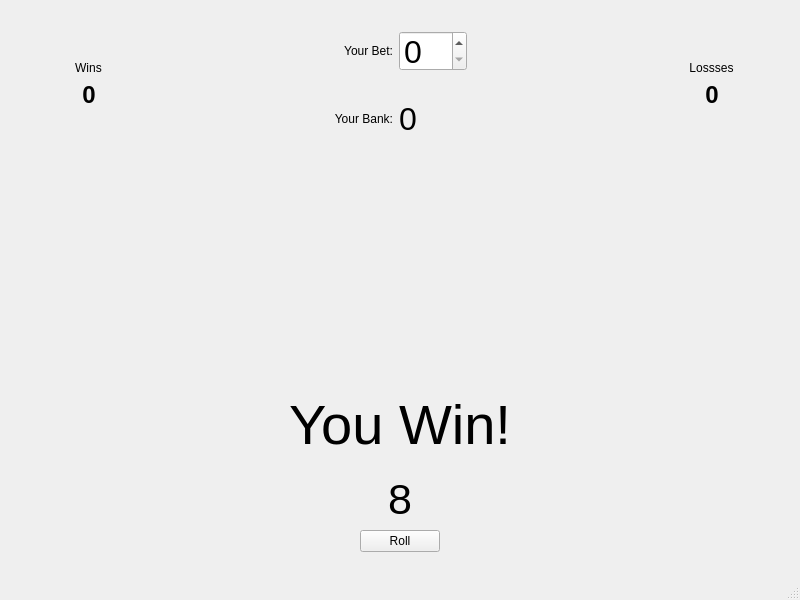
<?xml version="1.0" encoding="UTF-8"?>
<ui version="4.0">
 <class>MainWindow</class>
 <widget class="QMainWindow" name="MainWindow">
  <property name="geometry">
   <rect>
    <x>0</x>
    <y>0</y>
    <width>800</width>
    <height>600</height>
   </rect>
  </property>
  <property name="windowTitle">
   <string>MainWindow</string>
  </property>
  <widget class="QWidget" name="centralwidget">
   <layout class="QGridLayout" name="gridLayout_2">
    <item row="0" column="0">
     <layout class="QVBoxLayout" name="verticalLayout_6">
      <item>
       <layout class="QHBoxLayout" name="horizontalLayout_5">
        <item>
         <layout class="QVBoxLayout" name="verticalLayout_3">
          <item>
           <spacer name="verticalSpacer_6">
            <property name="orientation">
             <enum>Qt::Vertical</enum>
            </property>
            <property name="sizeHint" stdset="0">
             <size>
              <width>20</width>
              <height>10</height>
             </size>
            </property>
           </spacer>
          </item>
          <item>
           <layout class="QVBoxLayout" name="verticalLayout">
            <item>
             <widget class="QLabel" name="yourWinsLabel">
              <property name="minimumSize">
               <size>
                <width>80</width>
                <height>0</height>
               </size>
              </property>
              <property name="text">
               <string>Wins</string>
              </property>
              <property name="alignment">
               <set>Qt::AlignCenter</set>
              </property>
             </widget>
            </item>
            <item>
             <layout class="QHBoxLayout" name="horizontalLayout_3">
              <item>
               <spacer name="horizontalSpacer_6">
                <property name="orientation">
                 <enum>Qt::Horizontal</enum>
                </property>
                <property name="sizeHint" stdset="0">
                 <size>
                  <width>40</width>
                  <height>20</height>
                 </size>
                </property>
               </spacer>
              </item>
              <item>
               <widget class="QLabel" name="winsLabel">
                <property name="font">
                 <font>
                  <pointsize>18</pointsize>
                  <weight>75</weight>
                  <bold>true</bold>
                 </font>
                </property>
                <property name="text">
                 <string>0</string>
                </property>
                <property name="alignment">
                 <set>Qt::AlignCenter</set>
                </property>
               </widget>
              </item>
              <item>
               <spacer name="horizontalSpacer_7">
                <property name="orientation">
                 <enum>Qt::Horizontal</enum>
                </property>
                <property name="sizeHint" stdset="0">
                 <size>
                  <width>40</width>
                  <height>20</height>
                 </size>
                </property>
               </spacer>
              </item>
             </layout>
            </item>
           </layout>
          </item>
          <item>
           <spacer name="verticalSpacer_7">
            <property name="orientation">
             <enum>Qt::Vertical</enum>
            </property>
            <property name="sizeHint" stdset="0">
             <size>
              <width>20</width>
              <height>20</height>
             </size>
            </property>
           </spacer>
          </item>
         </layout>
        </item>
        <item>
         <spacer name="horizontalSpacer_10">
          <property name="orientation">
           <enum>Qt::Horizontal</enum>
          </property>
          <property name="sizeHint" stdset="0">
           <size>
            <width>40</width>
            <height>20</height>
           </size>
          </property>
         </spacer>
        </item>
        <item>
         <layout class="QGridLayout" name="gridLayout">
          <item row="0" column="0">
           <widget class="QLabel" name="label">
            <property name="text">
             <string>Your Bet:</string>
            </property>
            <property name="alignment">
             <set>Qt::AlignRight|Qt::AlignTrailing|Qt::AlignVCenter</set>
            </property>
           </widget>
          </item>
          <item row="0" column="1">
           <widget class="QSpinBox" name="bidSpinBox">
            <property name="minimumSize">
             <size>
              <width>0</width>
              <height>40</height>
             </size>
            </property>
            <property name="maximumSize">
             <size>
              <width>16777215</width>
              <height>40</height>
             </size>
            </property>
            <property name="font">
             <font>
              <pointsize>24</pointsize>
             </font>
            </property>
           </widget>
          </item>
          <item row="1" column="0">
           <widget class="QLabel" name="label_2">
            <property name="text">
             <string>Your Bank:</string>
            </property>
            <property name="alignment">
             <set>Qt::AlignRight|Qt::AlignTrailing|Qt::AlignVCenter</set>
            </property>
           </widget>
          </item>
          <item row="1" column="1">
           <widget class="QLabel" name="bankValue">
            <property name="minimumSize">
             <size>
              <width>0</width>
              <height>40</height>
             </size>
            </property>
            <property name="maximumSize">
             <size>
              <width>16777215</width>
              <height>40</height>
             </size>
            </property>
            <property name="font">
             <font>
              <pointsize>24</pointsize>
             </font>
            </property>
            <property name="text">
             <string>0</string>
            </property>
            <property name="alignment">
             <set>Qt::AlignLeading|Qt::AlignLeft|Qt::AlignVCenter</set>
            </property>
            <property name="margin">
             <number>5</number>
            </property>
           </widget>
          </item>
         </layout>
        </item>
        <item>
         <spacer name="horizontalSpacer_11">
          <property name="orientation">
           <enum>Qt::Horizontal</enum>
          </property>
          <property name="sizeHint" stdset="0">
           <size>
            <width>40</width>
            <height>20</height>
           </size>
          </property>
         </spacer>
        </item>
        <item>
         <layout class="QVBoxLayout" name="verticalLayout_4">
          <item>
           <spacer name="verticalSpacer_9">
            <property name="orientation">
             <enum>Qt::Vertical</enum>
            </property>
            <property name="sizeHint" stdset="0">
             <size>
              <width>20</width>
              <height>10</height>
             </size>
            </property>
           </spacer>
          </item>
          <item>
           <layout class="QVBoxLayout" name="verticalLayout_5">
            <item>
             <widget class="QLabel" name="yourWinsLabel_2">
              <property name="minimumSize">
               <size>
                <width>80</width>
                <height>0</height>
               </size>
              </property>
              <property name="text">
               <string>Lossses</string>
              </property>
              <property name="alignment">
               <set>Qt::AlignCenter</set>
              </property>
             </widget>
            </item>
            <item>
             <layout class="QHBoxLayout" name="horizontalLayout_4">
              <item>
               <spacer name="horizontalSpacer_8">
                <property name="orientation">
                 <enum>Qt::Horizontal</enum>
                </property>
                <property name="sizeHint" stdset="0">
                 <size>
                  <width>40</width>
                  <height>20</height>
                 </size>
                </property>
               </spacer>
              </item>
              <item>
               <widget class="QLabel" name="lossesLabel">
                <property name="font">
                 <font>
                  <pointsize>18</pointsize>
                  <weight>75</weight>
                  <bold>true</bold>
                 </font>
                </property>
                <property name="text">
                 <string>0</string>
                </property>
                <property name="alignment">
                 <set>Qt::AlignCenter</set>
                </property>
               </widget>
              </item>
              <item>
               <spacer name="horizontalSpacer_9">
                <property name="orientation">
                 <enum>Qt::Horizontal</enum>
                </property>
                <property name="sizeHint" stdset="0">
                 <size>
                  <width>40</width>
                  <height>20</height>
                 </size>
                </property>
               </spacer>
              </item>
             </layout>
            </item>
           </layout>
          </item>
          <item>
           <spacer name="verticalSpacer_10">
            <property name="orientation">
             <enum>Qt::Vertical</enum>
            </property>
            <property name="sizeHint" stdset="0">
             <size>
              <width>20</width>
              <height>20</height>
             </size>
            </property>
           </spacer>
          </item>
         </layout>
        </item>
       </layout>
      </item>
      <item>
       <layout class="QHBoxLayout" name="horizontalLayout">
        <item>
         <spacer name="horizontalSpacer">
          <property name="orientation">
           <enum>Qt::Horizontal</enum>
          </property>
          <property name="sizeType">
           <enum>QSizePolicy::MinimumExpanding</enum>
          </property>
          <property name="sizeHint" stdset="0">
           <size>
            <width>40</width>
            <height>20</height>
           </size>
          </property>
         </spacer>
        </item>
        <item>
         <widget class="QLabel" name="die1View">
          <property name="sizePolicy">
           <sizepolicy hsizetype="Fixed" vsizetype="Fixed">
            <horstretch>0</horstretch>
            <verstretch>0</verstretch>
           </sizepolicy>
          </property>
          <property name="minimumSize">
           <size>
            <width>180</width>
            <height>180</height>
           </size>
          </property>
          <property name="font">
           <font>
            <pointsize>72</pointsize>
            <weight>75</weight>
            <bold>true</bold>
           </font>
          </property>
          <property name="text">
           <string/>
          </property>
          <property name="pixmap">
           <pixmap resource="crapsResources.qrc">:/1</pixmap>
          </property>
          <property name="alignment">
           <set>Qt::AlignCenter</set>
          </property>
         </widget>
        </item>
        <item>
         <spacer name="horizontalSpacer_2">
          <property name="orientation">
           <enum>Qt::Horizontal</enum>
          </property>
          <property name="sizeType">
           <enum>QSizePolicy::MinimumExpanding</enum>
          </property>
          <property name="sizeHint" stdset="0">
           <size>
            <width>40</width>
            <height>20</height>
           </size>
          </property>
         </spacer>
        </item>
        <item>
         <widget class="QLabel" name="die2View">
          <property name="sizePolicy">
           <sizepolicy hsizetype="Fixed" vsizetype="Fixed">
            <horstretch>0</horstretch>
            <verstretch>0</verstretch>
           </sizepolicy>
          </property>
          <property name="minimumSize">
           <size>
            <width>180</width>
            <height>180</height>
           </size>
          </property>
          <property name="font">
           <font>
            <pointsize>72</pointsize>
            <weight>75</weight>
            <bold>true</bold>
           </font>
          </property>
          <property name="text">
           <string/>
          </property>
          <property name="pixmap">
           <pixmap resource="crapsResources.qrc">:/1</pixmap>
          </property>
          <property name="alignment">
           <set>Qt::AlignCenter</set>
          </property>
         </widget>
        </item>
        <item>
         <spacer name="horizontalSpacer_3">
          <property name="orientation">
           <enum>Qt::Horizontal</enum>
          </property>
          <property name="sizeType">
           <enum>QSizePolicy::MinimumExpanding</enum>
          </property>
          <property name="sizeHint" stdset="0">
           <size>
            <width>40</width>
            <height>20</height>
           </size>
          </property>
         </spacer>
        </item>
       </layout>
      </item>
      <item>
       <layout class="QVBoxLayout" name="verticalLayout_2">
        <item>
         <spacer name="verticalSpacer_2">
          <property name="orientation">
           <enum>Qt::Vertical</enum>
          </property>
          <property name="sizeHint" stdset="0">
           <size>
            <width>20</width>
            <height>40</height>
           </size>
          </property>
         </spacer>
        </item>
        <item>
         <widget class="QLabel" name="resultsLabel">
          <property name="font">
           <font>
            <pointsize>42</pointsize>
           </font>
          </property>
          <property name="text">
           <string>You Win!</string>
          </property>
          <property name="alignment">
           <set>Qt::AlignCenter</set>
          </property>
         </widget>
        </item>
        <item>
         <spacer name="verticalSpacer_4">
          <property name="orientation">
           <enum>Qt::Vertical</enum>
          </property>
          <property name="sizeHint" stdset="0">
           <size>
            <width>20</width>
            <height>13</height>
           </size>
          </property>
         </spacer>
        </item>
        <item>
         <widget class="QLabel" name="rollingForLabel">
          <property name="font">
           <font>
            <pointsize>32</pointsize>
           </font>
          </property>
          <property name="text">
           <string>8</string>
          </property>
          <property name="alignment">
           <set>Qt::AlignCenter</set>
          </property>
         </widget>
        </item>
        <item>
         <layout class="QHBoxLayout" name="horizontalLayout_2">
          <item>
           <spacer name="horizontalSpacer_5">
            <property name="orientation">
             <enum>Qt::Horizontal</enum>
            </property>
            <property name="sizeHint" stdset="0">
             <size>
              <width>40</width>
              <height>20</height>
             </size>
            </property>
           </spacer>
          </item>
          <item>
           <widget class="QPushButton" name="rollButton">
            <property name="text">
             <string>Roll</string>
            </property>
           </widget>
          </item>
          <item>
           <spacer name="horizontalSpacer_4">
            <property name="orientation">
             <enum>Qt::Horizontal</enum>
            </property>
            <property name="sizeHint" stdset="0">
             <size>
              <width>40</width>
              <height>20</height>
             </size>
            </property>
           </spacer>
          </item>
         </layout>
        </item>
        <item>
         <spacer name="verticalSpacer_3">
          <property name="orientation">
           <enum>Qt::Vertical</enum>
          </property>
          <property name="sizeHint" stdset="0">
           <size>
            <width>20</width>
            <height>17</height>
           </size>
          </property>
         </spacer>
        </item>
       </layout>
      </item>
     </layout>
    </item>
   </layout>
  </widget>
  <widget class="QMenuBar" name="menubar">
   <property name="geometry">
    <rect>
     <x>0</x>
     <y>0</y>
     <width>800</width>
     <height>22</height>
    </rect>
   </property>
  </widget>
  <widget class="QStatusBar" name="statusbar"/>
 </widget>
 <resources>
  <include location="crapsResources.qrc"/>
  <include location="crapsResources.qrc"/>
 </resources>
 <connections/>
</ui>
